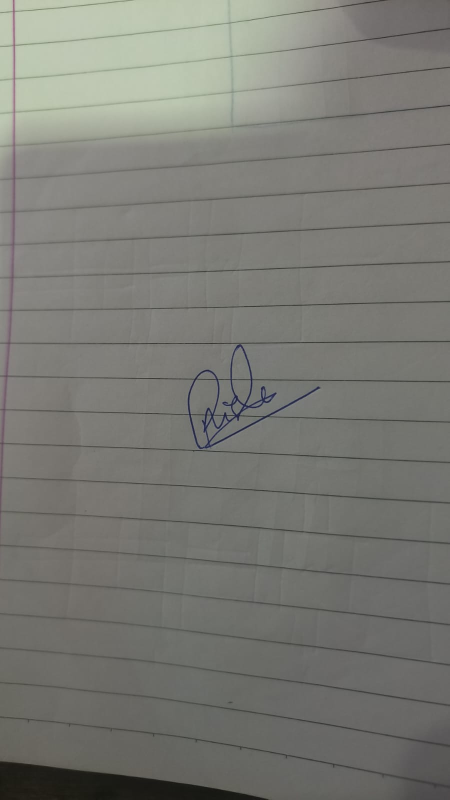
#> input picture test_signature.jpg, 899 x 1599 px (shown at 1/2 size)
$ python debug_features.py
#> lines starting #> are read from the running program, lines starting #| are printed output that depends on the picture; after the words box and inside, x2 and y2 are one past the last pixel; in counts of white or black regions, pixels touching at a corner belong together
### src/documents/signature/validators/signature_features.py
"""
Signature image feature extraction.

This module provides reusable image-processing functions for
signature verification.

The output is intentionally descriptive rather than a final
business decision. Final ACCEPT / REJECT / REVIEW logic belongs
to the signature validator.
"""

from dataclasses import dataclass
from typing import Optional

import cv2
import numpy as np


# =========================================================
# Configuration
# =========================================================

# Foreground thresholding
DEFAULT_THRESHOLD = 200

# Small connected components are usually noise.
MIN_COMPONENT_AREA = 8

# Morphological processing
MORPH_KERNEL_SIZE = 3

# Document-line detection
HOUGH_THRESHOLD = 50

HOUGH_MIN_LINE_LENGTH_RATIO = 0.20

HOUGH_MAX_LINE_GAP = 20

DOCUMENT_LINE_THICKNESS = 3


# =========================================================
# Result structure
# =========================================================

@dataclass
class SignatureFeatures:
    """
    Extracted geometric/image features.
    """

    image_width: int

    image_height: int

    foreground_density: float

    bbox_x: Optional[int]

    bbox_y: Optional[int]

    bbox_width: Optional[int]

    bbox_height: Optional[int]

    aspect_ratio: Optional[float]

    occupancy_ratio: Optional[float]

    connected_components: int

    contour_count: int

    largest_contour_area: float

    total_contour_area: float


# =========================================================
# Validation helpers
# =========================================================

def _validate_image(
    image: np.ndarray,
) -> None:
    """
    Validate image input.
    """

    if image is None:

        raise ValueError(
            "Image cannot be None."
        )

    if not isinstance(
        image,
        np.ndarray,
    ):

        raise ValueError(
            "Image must be a NumPy array."
        )

    if image.size == 0:

        raise ValueError(
            "Image cannot be empty."
        )

    if len(image.shape) not in (2, 3):

        raise ValueError(
            "Image must be grayscale or BGR."
        )


# =========================================================
# Grayscale conversion
# =========================================================

def _to_grayscale(
    image: np.ndarray,
) -> np.ndarray:
    """
    Convert image to grayscale.

    Supports both grayscale and BGR input.
    """

    _validate_image(
        image
    )

    if len(image.shape) == 2:

        return image.copy()

    return cv2.cvtColor(
        image,
        cv2.COLOR_BGR2GRAY,
    )


# =========================================================
# Resize helper
# =========================================================

def _resize_for_processing(
    gray: np.ndarray,
    max_dimension: int = 1200,
) -> tuple[np.ndarray, float]:
    """
    Resize image for expensive OpenCV operations.

    Returns:
        resized image
        scale factor

    scale represents:

        resized = original * scale
    """

    height, width = gray.shape

    largest_dimension = max(
        height,
        width,
    )

    if largest_dimension <= max_dimension:

        return (
            gray.copy(),
            1.0,
        )

    scale = (
        max_dimension /
        largest_dimension
    )

    resized = cv2.resize(
        gray,
        None,
        fx=scale,
        fy=scale,
        interpolation=cv2.INTER_AREA,
    )

    return (
        resized,
        scale,
    )


# =========================================================
# Document line detection
# =========================================================

def _detect_document_lines(
    gray: np.ndarray,
) -> np.ndarray:
    """
    Detect long straight document/background lines.

    Hough line detection is used because photographed
    documents can contain slightly tilted lines.

    Returns:
        Binary mask containing detected long lines.
    """

    _validate_image(
        gray
    )

    if len(gray.shape) != 2:

        gray = _to_grayscale(
            gray
        )

    height, width = gray.shape

    (
        small,
        scale,
    ) = _resize_for_processing(
        gray,
        max_dimension=1000,
    )

    edges = cv2.Canny(
        small,
        50,
        150,
    )

    min_line_length = max(
        30,
        int(
            small.shape[1] *
            HOUGH_MIN_LINE_LENGTH_RATIO
        ),
    )

    lines = cv2.HoughLinesP(
        edges,
        rho=1,
        theta=np.pi / 180,
        threshold=HOUGH_THRESHOLD,
        minLineLength=min_line_length,
        maxLineGap=HOUGH_MAX_LINE_GAP,
    )

    line_mask = np.zeros_like(
        small,
        dtype=np.uint8,
    )

    if lines is None:

        return cv2.resize(
            line_mask,
            (width, height),
            interpolation=cv2.INTER_NEAREST,
        )

    # -----------------------------------------------------
    # IMPORTANT
    #
    # Depending on the OpenCV version/build,
    # HoughLinesP can return either:
    #
    #     (N, 1, 4)
    #
    # or:
    #
    #     (N, 4)
    #
    # Therefore we flatten each line instead of
    # assuming line[0] is always the coordinate array.
    # -----------------------------------------------------

    for line in lines:

        coordinates = np.asarray(
            line
        ).reshape(-1)

        if coordinates.size != 4:

            continue

        x1, y1, x2, y2 = (
            int(coordinates[0]),
            int(coordinates[1]),
            int(coordinates[2]),
            int(coordinates[3]),
        )

        cv2.line(
            line_mask,
            (x1, y1),
            (x2, y2),
            255,
            DOCUMENT_LINE_THICKNESS,
        )

    # Convert the resized mask back to original dimensions.
    line_mask = cv2.resize(
        line_mask,
        (width, height),
        interpolation=cv2.INTER_NEAREST,
    )

    return line_mask


# =========================================================
# Remove document lines
# =========================================================

def _remove_document_lines(
    gray: np.ndarray,
) -> np.ndarray:
    """
    Remove long straight document/background lines.

    This is useful for forms and documents where horizontal
    or vertical lines could otherwise be interpreted as
    signature foreground.
    """

    line_mask = _detect_document_lines(
        gray
    )

    result = gray.copy()

    result[line_mask > 0] = 255

    return result


# =========================================================
# Foreground mask
# =========================================================

def create_foreground_mask(
    image: np.ndarray,
) -> np.ndarray:
    """
    Create a binary foreground mask.

    White pixels represent foreground.

    Black pixels represent background.

    This function is shared by the signature feature
    extraction and image-context analysis pipelines.
    """

    _validate_image(
        image
    )

    gray = _to_grayscale(
        image
    )

    # -----------------------------------------------------
    # Normalize uneven lighting.
    # -----------------------------------------------------

    gray = cv2.GaussianBlur(
        gray,
        (5, 5),
        0,
    )

    # -----------------------------------------------------
    # Remove long document/background lines.
    # -----------------------------------------------------

    line_removed = _remove_document_lines(
        gray
    )

    # -----------------------------------------------------
    # Adaptive thresholding.
    #
    # This handles photographed signatures better than
    # a single fixed threshold.
    # -----------------------------------------------------

    adaptive = cv2.adaptiveThreshold(
        line_removed,
        255,
        cv2.ADAPTIVE_THRESH_GAUSSIAN_C,
        cv2.THRESH_BINARY_INV,
        31,
        11,
    )

    # -----------------------------------------------------
    # Otsu threshold.
    # -----------------------------------------------------

    _, otsu = cv2.threshold(
        line_removed,
        0,
        255,
        cv2.THRESH_BINARY_INV +
        cv2.THRESH_OTSU,
    )

    # -----------------------------------------------------
    # Combine adaptive and Otsu masks.
    # -----------------------------------------------------

    mask = cv2.bitwise_and(
        adaptive,
        otsu,
    )

    # -----------------------------------------------------
    # Morphological cleanup.
    # -----------------------------------------------------

    kernel = np.ones(
        (
            MORPH_KERNEL_SIZE,
            MORPH_KERNEL_SIZE,
        ),
        dtype=np.uint8,
    )

    mask = cv2.morphologyEx(
        mask,
        cv2.MORPH_OPEN,
        kernel,
    )

    mask = cv2.morphologyEx(
        mask,
        cv2.MORPH_CLOSE,
        kernel,
    )

    # -----------------------------------------------------
    # Remove very small connected components.
    # -----------------------------------------------------

    number_of_labels, labels, stats, _ = (
        cv2.connectedComponentsWithStats(
            mask,
            connectivity=8,
        )
    )

    cleaned = np.zeros_like(
        mask
    )

    for index in range(
        1,
        number_of_labels,
    ):

        area = stats[
            index,
            cv2.CC_STAT_AREA,
        ]

        if area >= MIN_COMPONENT_AREA:

            cleaned[
                labels == index
            ] = 255

    return cleaned


# =========================================================
# Foreground bounding box
# =========================================================

# [305 lines left out: functions _get_foreground_bbox, _get_component_count, _get_contour_features, extract_signature_features, not called in this run]

### debug_features.py
from pathlib import Path

import cv2

from src.documents.signature.validators.signature_features import (
    create_foreground_mask
)


IMAGE_PATH = Path("test_signature.jpg")

image = cv2.imread(str(IMAGE_PATH))
#> image is the input picture: shape (1599, 899, 3); mean B, G, R 116.4, 122.3, 122

if image is None:
    raise FileNotFoundError(
        f"Could not read image: {IMAGE_PATH}"
    )

mask = create_foreground_mask(image)
#> in _resize_for_processing, `resized = cv2.resize( gray, None, fx=scale, fy=scale, interpolation=cv..`:
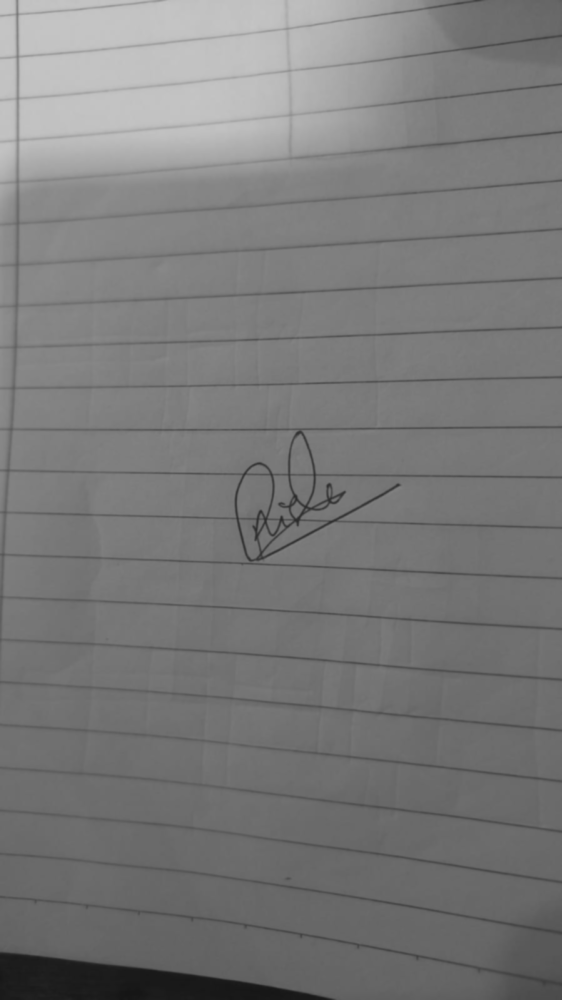
#> resized: shape (1000, 562); min 21, max 197, mean 121.6
#> in _detect_document_lines, `( small, scale, ) = _resize_for_processing( gray, max_dimension=1000, )`: scale = 0.625
#> in _detect_document_lines, `edges = cv2.Canny( small, 50, 150, )`:
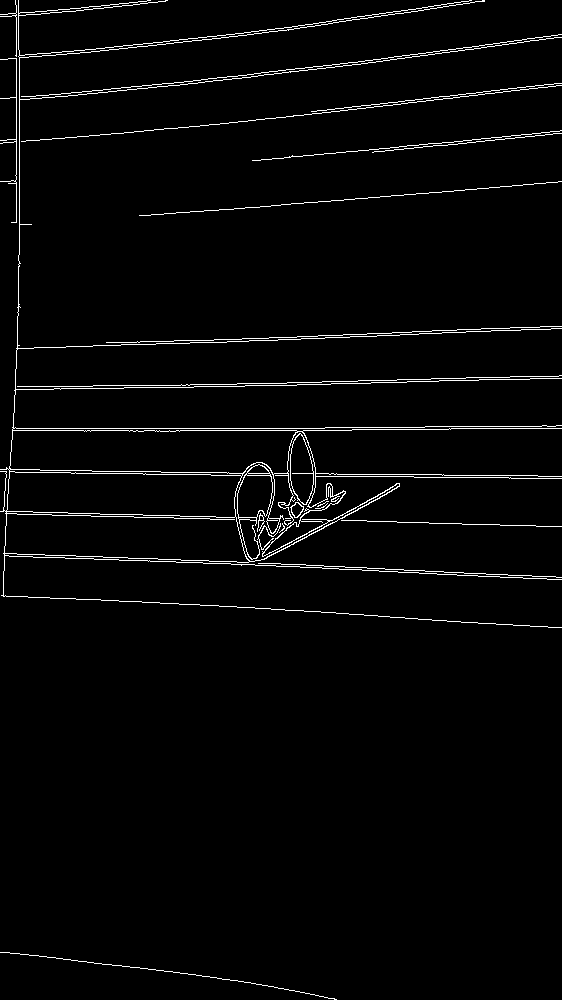
#> edges: shape (1000, 562); 2.5% white in thin lines or dots
#> in _detect_document_lines, `lines = cv2.HoughLinesP( edges, rho=1, theta=np.pi / 180, threshold=HO..`: lines = 57 rows, first 6: [449, 428, 561, 428], [347, 476, 460, 477], [12, 430, 351, 430], [4, 555, 299, 566], [183, 82, 484, 45], [225, 35, 468, 1]
#> the loop in _detect_document_lines, `for line in lines: ` made 57 passes
#> (x1, y1, x2, y2) on passes 1 to 12: (449, 428, 561, 428), (347, 476, 460, 477), (12, 430, 351, 430), (4, 555, 299, 566), (183, 82, 484, 45), (225, 35, 468, 1), (109, 134, 452, 98), (19, 266, 19, 50), (15, 387, 141, 385), (4, 554, 344, 566), (16, 222, 16, 5), (313, 474, 443, 474)
#> after the loop in _detect_document_lines, `for line in lines:`:
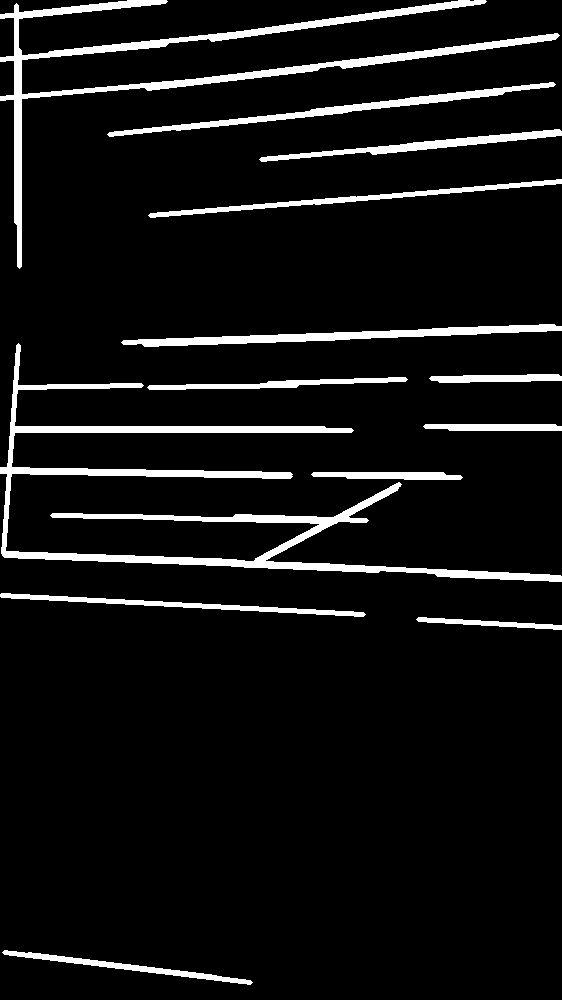
#> line_mask: shape (1000, 562); 7.3% white; 13 white regions, largest, box (x1, y1, x2, y2) and area: (0, 343, 562, 582) 12800, (0, 0, 560, 269) 9803, (121, 324, 562, 347) 3311
#> in _detect_document_lines, `line_mask = cv2.resize( line_mask, (width, height), interpolation=cv2...`: line_mask: shape (1599, 899); 7.3% white; 13 white regions, largest, box (x1, y1, x2, y2) and area: (0, 549, 899, 931) 32668, (0, 0, 896, 431) 25198, (194, 519, 899, 555) 8460
#> in _remove_document_lines, `result[line_mask > 0] = 255`:
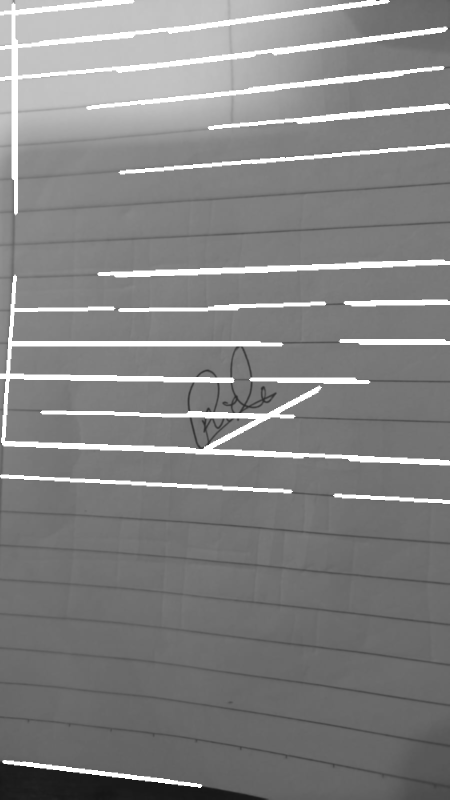
#> result: shape (1599, 899) (shown at 1/2 size); min 21, max 255, mean 131.2
#> in create_foreground_mask, `adaptive = cv2.adaptiveThreshold( line_removed, 255, cv2.ADAPTIVE_THRE..`: adaptive: shape (1599, 899); 11% white; 157 white regions (105 under 20 px), largest, box (x1, y1, x2, y2) and area: (0, 0, 899, 922) 92259, (0, 935, 899, 1015) 11921, (228, 280, 899, 355) 9090
#> in create_foreground_mask, `_, otsu = cv2.threshold( line_removed, 0, 255, cv2.THRESH_BINARY_INV +..`:
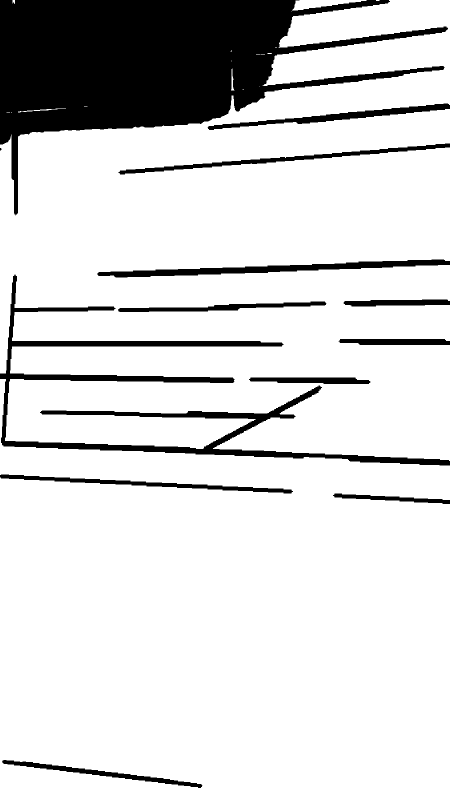
#> otsu: shape (1599, 899) (shown at 1/2 size); 84.5% white; 13 black regions (1 under 20 px), largest, box (x1, y1, x2, y2) and area: (0, 0, 896, 431) 149696, (0, 549, 899, 931) 32668, (194, 519, 899, 555) 8460
#> in create_foreground_mask, `mask = cv2.bitwise_and( adaptive, otsu, )`: mask: shape (1599, 899); 9.7% white; 172 white regions (116 under 20 px), largest, box (x1, y1, x2, y2) and area: (0, 269, 899, 922) 67986, (0, 935, 899, 1015) 11921, (228, 280, 899, 355) 9090
#> in create_foreground_mask, `mask = cv2.morphologyEx( mask, cv2.MORPH_OPEN, kernel, )`:
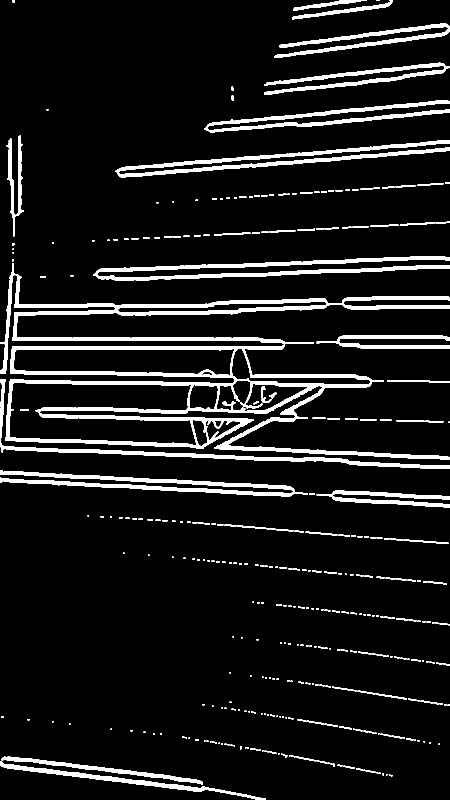
#> mask: shape (1599, 899) (shown at 1/2 size); 9.1% white; 406 white regions (209 under 20 px), largest, box (x1, y1, x2, y2) and area: (10, 690, 899, 920) 32262, (24, 548, 899, 689) 16534, (186, 512, 899, 562) 9832
#> in create_foreground_mask, `mask = cv2.morphologyEx( mask, cv2.MORPH_CLOSE, kernel, )`: mask: shape (1599, 899); 9.2% white; 222 white regions (86 under 20 px), largest, box (x1, y1, x2, y2) and area: (0, 526, 899, 920) 50357, (186, 512, 899, 562) 9841, (231, 280, 899, 355) 9071
#> in create_foreground_mask, `number_of_labels, labels, stats, _ = ( cv2.connectedComponentsWithStat..`:
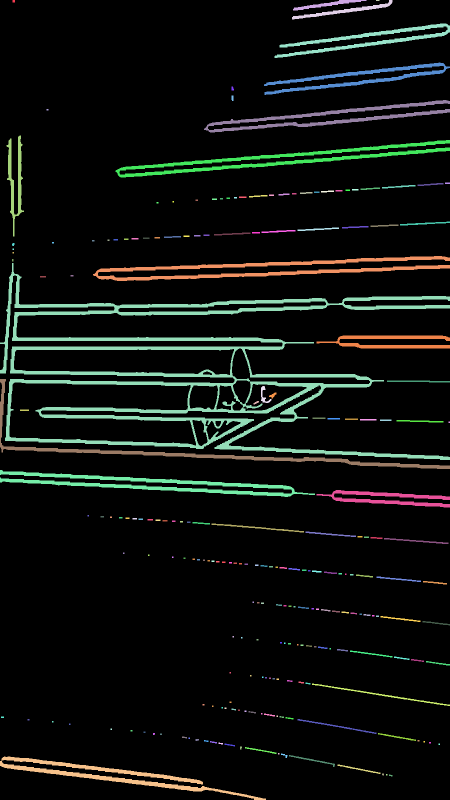
#> labels: shape (1599, 899) int32 (shown at 1/2 size); 223 distinct labels, from 0 to 222; one colour per label, 0 black
#> in create_foreground_mask, `number_of_labels, labels, stats, _ = ( cv2.connectedComponentsWithStat..`: number_of_labels = 223; stats = 223 rows, first 6: [0, 0, 899, 1599, 1305677], [25, 0, 5, 5, 25], [586, 0, 147, 21, 863], [752, 0, 7, 2, 14], [584, 0, 201, 39, 1373], [549, 47, 350, 69, 4776]
#> the loop in create_foreground_mask, `for index in range( 1, number_of_labels, ): ` made 222 passes
#> area on passes 1, 2, 4: 25, 863, 1373

output_path = Path("debug_foreground_mask.png")

cv2.imwrite(
    str(output_path),
    mask
)

print(f"Mask saved to: {output_path.resolve()}")
print(f"Mask shape: {mask.shape}")
#| Mask shape: (1599, 899)
